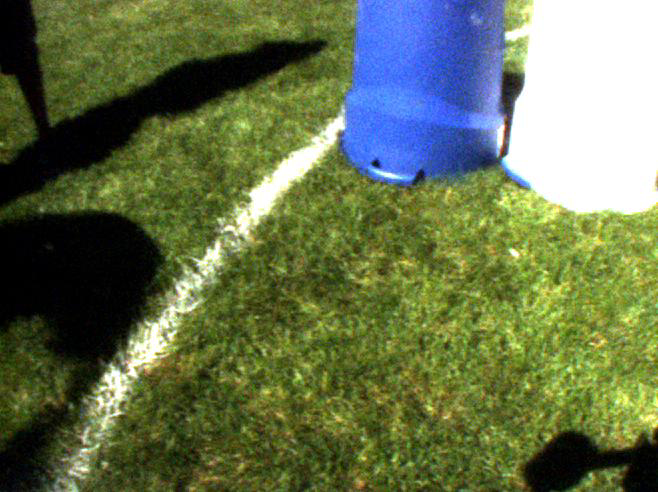
#> input picture from_tegra_latest/Q_grass_pictures/11.png, 658 x 492 px, given in place of the camera
$ python calibrate.py Q_grass_pictures/11.png
#> lines starting #> are read from the running program, lines starting #| are printed output that depends on the picture; after the words box and inside, x2 and y2 are one past the last pixel; in counts of white or black regions, pixels touching at a corner belong together
#import the necessary packages
import cv2
import numpy as np
import sys

#'optional' argument is required for trackbar creation parameters
def nothing(arg):
    pass

#Capture video from the stream
#frame = cv2.imread(sys.argv[1])
cv2.namedWindow('Colorbars') #Create a window named 'Colorbars'

#assign strings for ease of coding
hh='Hue High'
hl='Hue Low'
sh='Saturation High'
sl='Saturation Low'
vh='Value High'
vl='Value Low'
wnd = 'Colorbars'
#Begin Creating trackbars for each
cv2.createTrackbar(hl, wnd,0,179,nothing)
cv2.createTrackbar(hh, wnd,0,179,nothing)
cv2.createTrackbar(sl, wnd,0,255,nothing)
cv2.createTrackbar(sh, wnd,0,255,nothing)
cv2.createTrackbar(vl, wnd,0,255,nothing)
cv2.createTrackbar(vh, wnd,0,255,nothing)

# [10 lines of commented-out code are left out]
cv2.setTrackbarPos(hl, wnd,81)
cv2.setTrackbarPos(hh, wnd,130)
cv2.setTrackbarPos(sl, wnd,50)
cv2.setTrackbarPos(sh, wnd,255)
cv2.setTrackbarPos(vl, wnd,50)
cv2.setTrackbarPos(vh, wnd,255)

# [7 lines of commented-out code are left out]


cap = cv2.VideoCapture(0)
cap2 = cv2.VideoCapture(1)

#begin our 'infinite' while loop
while(1):
    ret, frame = cap.read()
#> frame is the input picture: shape (492, 658, 3); mean B, G, R 77, 114.4, 101.6
    ret2, frame2 = cap2.read()

    #it is common to apply a blur to the frame
    res = cv2.GaussianBlur(frame,(7,7),0)
    res2 = cv2.GaussianBlur(frame2,(7,7),0)


    #convert from a BGR stream to an HSV stream
    hsv=cv2.cvtColor(res, cv2.COLOR_BGR2HSV)
#> hsv: shape (492, 658, 3); mean H, S, V 42.4, 132.8, 123.7
    hsv2=cv2.cvtColor(res2, cv2.COLOR_BGR2HSV)

    #read trackbar positions for each trackbar
    hul=cv2.getTrackbarPos(hl, wnd)
    huh=cv2.getTrackbarPos(hh, wnd)
    sal=cv2.getTrackbarPos(sl, wnd)
    sah=cv2.getTrackbarPos(sh, wnd)
    val=cv2.getTrackbarPos(vl, wnd)
    vah=cv2.getTrackbarPos(vh, wnd)

    #make array for final values
    HSVLOW=np.array([hul,sal,val])
    HSVHIGH=np.array([huh,sah,vah])

    #create a mask for that range
    mask = cv2.inRange(hsv,HSVLOW, HSVHIGH)
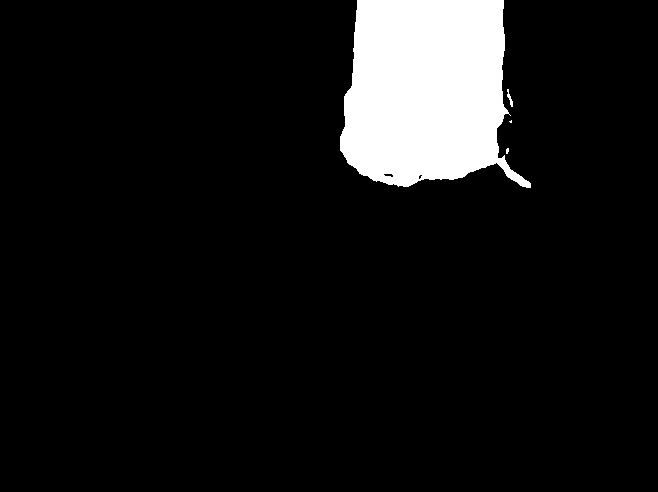
#> mask: shape (492, 658); 8.5% white; 4 white regions (2 under 20 px), largest, box (x1, y1, x2, y2) and area: (340, 0, 531, 188) 27387, (507, 89, 513, 107) 44
    mask2 = cv2.inRange(hsv2,HSVLOW, HSVHIGH)

    #res = cv2.bitwise_and(frame,frame, mask =mask)

    #cv2.imshow(wnd, res)
    #cv2.imshow(wnd, res)

    res[mask == 255] = [0, 255, 0]
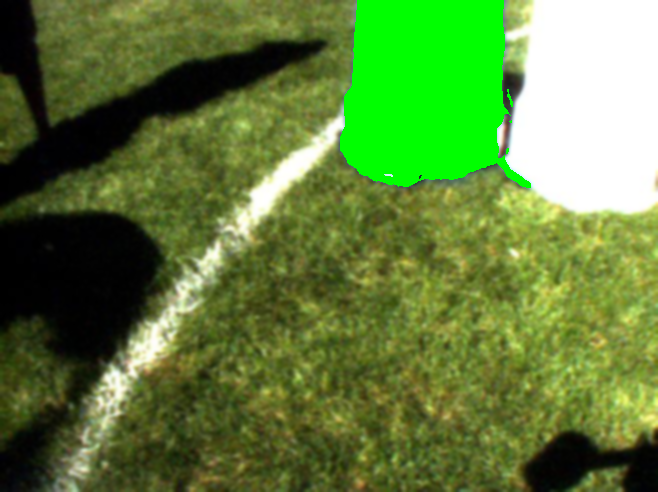
#> res: shape (492, 658, 3); mean B, G, R 58.9, 126.8, 95.4
    cv2.imshow(wnd, res)
    cv2.imshow('secdon', res2)

    cv2.imshow('mask', mask)
    cv2.imshow('mask2', mask2)


    k = cv2.waitKey(1)
#> (key Esc is pressed here)
    if k ==1048689:
        cv2.imwrite( "./mask1.jpg", mask);
        cv2.imwrite( "./mask2.jpg", mask2);
        break


cv2.destroyAllWindows()

$ run again, on from_tegra_latest/Q_grass_pictures/12.png
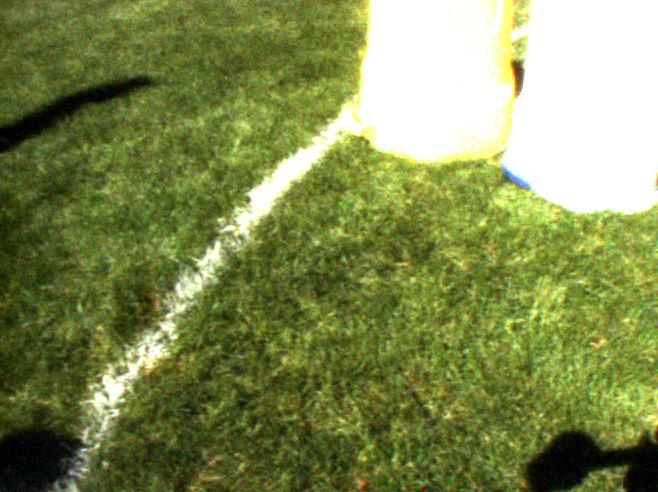
#> input picture from_tegra_latest/Q_grass_pictures/12.png, 658 x 492 px, given in place of the camera
#> frame is the input picture: shape (492, 658, 3); mean B, G, R 81.1, 139.2, 127.6
#> hsv: shape (492, 658, 3); mean H, S, V 32.7, 130.1, 139.5
#> `mask = cv2.inRange(hsv,HSVLOW, HSVHIGH)`:
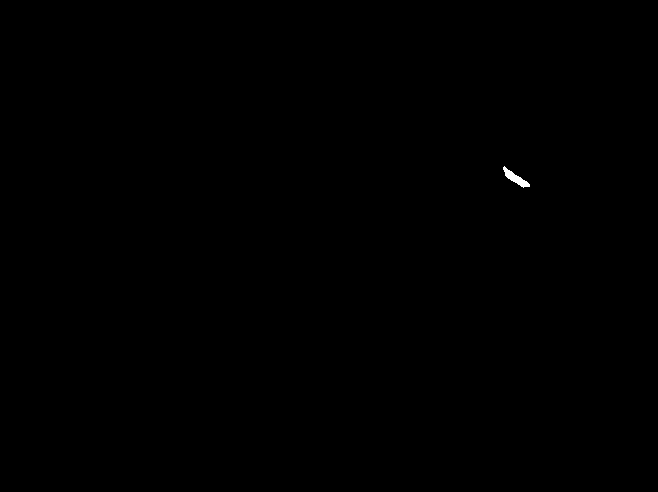
#> mask: shape (492, 658); 0.06% white; 1 white region, box (x1, y1, x2, y2) and area: (503, 166, 530, 188) 205
#> `res[mask == 255] = [0, 255, 0]`:
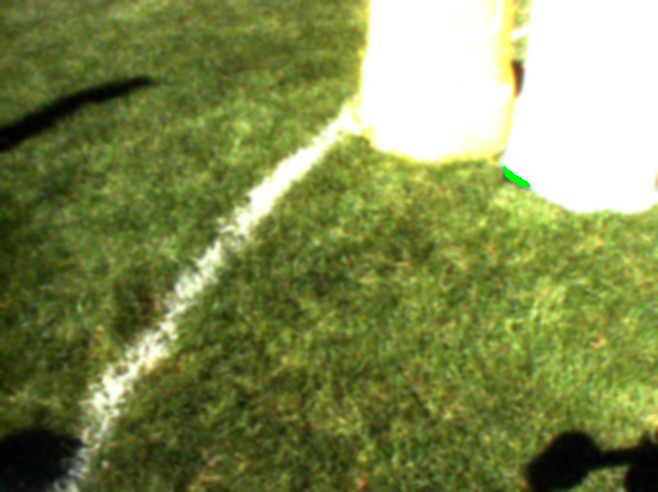
#> res: shape (492, 658, 3); mean B, G, R 81, 139.2, 127.5
